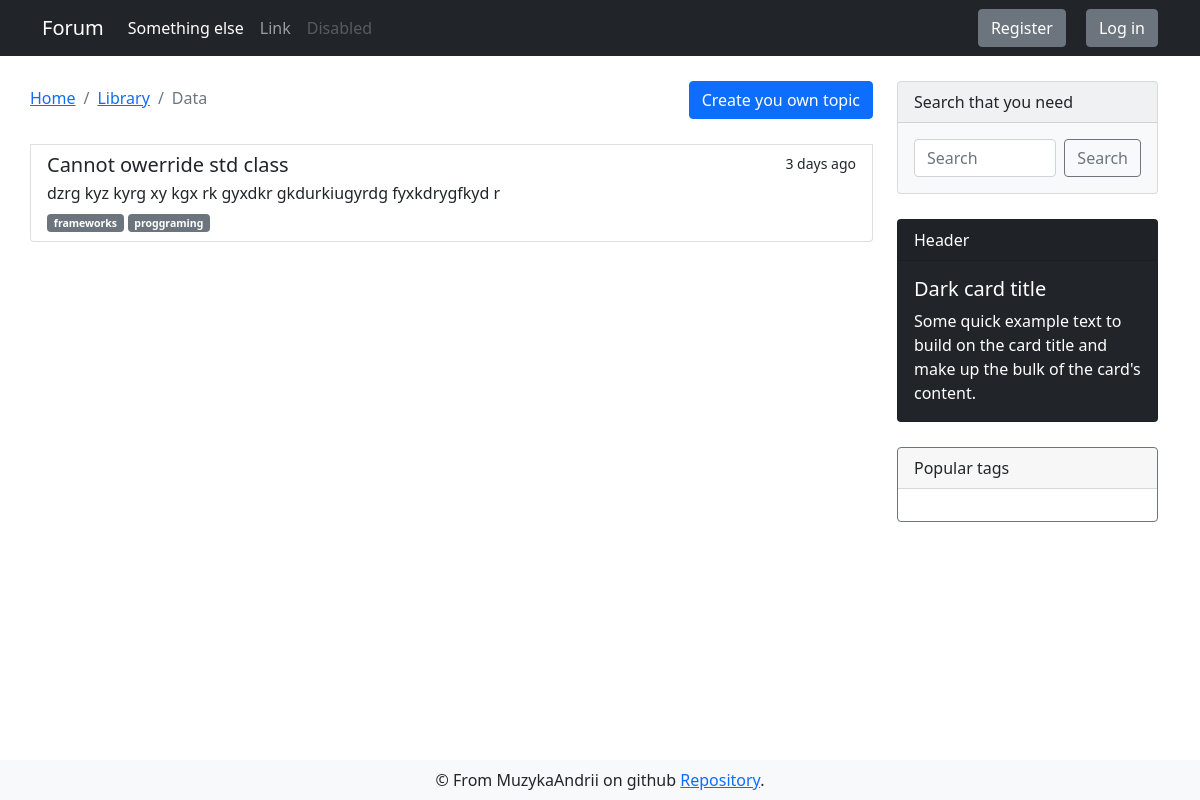
Before: /forum/programing/c-language with the older database file.
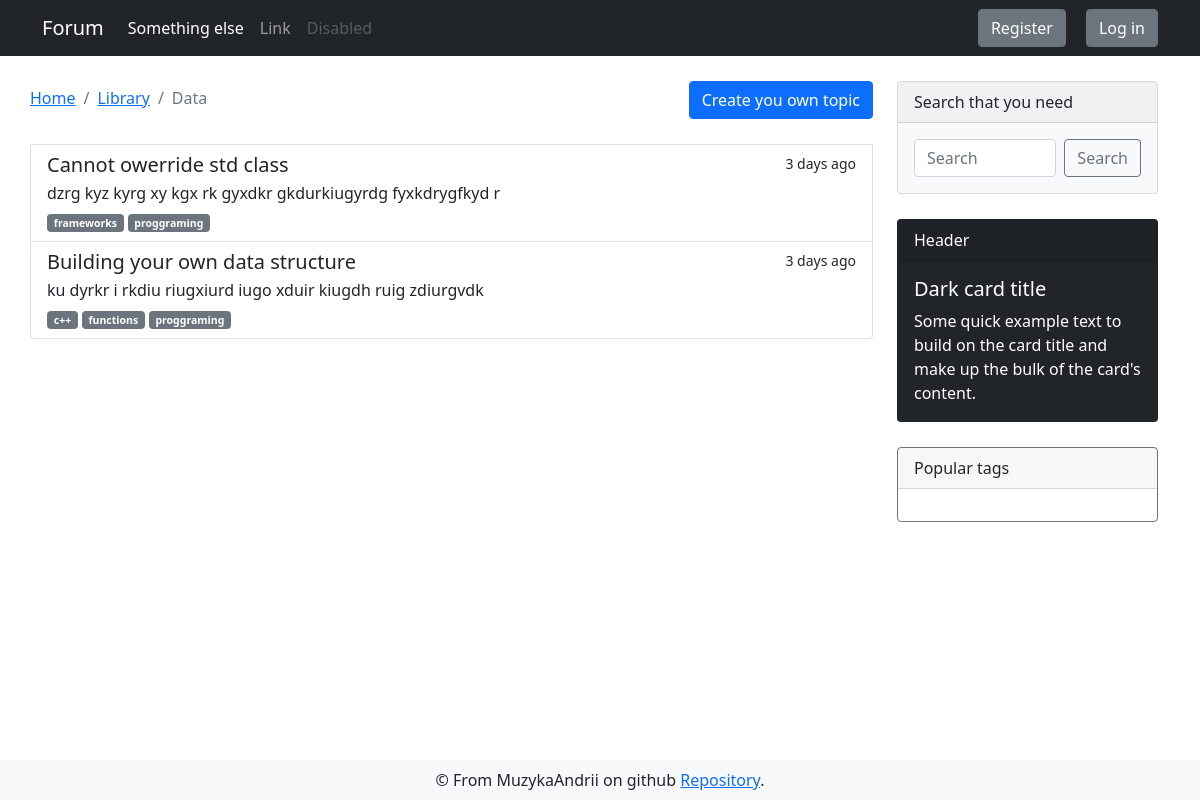
After: the same page with the newer database file.
### app/models.py (models this page shows, shortened)
class DbMixin(object):
    def save(self):
        db.session.add(self)
        db.session.commit()

class Discussion(DbMixin, db.Model):
    id = db.Column(db.Integer, primary_key = True, autoincrement=True)
    theme = db.Column(db.String, unique=True, nullable=False)
    text = db.Column(db.Text, unique=True, nullable=False)
    theme_id = db.Column(db.Integer, db.ForeignKey('theme.id'), nullable=False)
    tags = db.relationship('Tag', secondary=discussion_tags, backref=db.backref('discussions', lazy='dynamic'))
    comments = db.relationship('Comment', backref='parent_discussion', lazy='dynamic')
    creator_id = db.Column(db.Integer, db.ForeignKey('user.id'), nullable=False)
    edit_requests = db.relationship('Edit_request', backref='target_discussion', lazy='select')

class Tag(DbMixin, db.Model):
    id = db.Column(db.Integer, primary_key = True, autoincrement=True)
    name = db.Column(db.String(50), unique=True, nullable=False)
    slug = db.Column(db.String(100), unique=True, nullable=False)
    section_id = db.Column(db.Integer, db.ForeignKey('section.id'), nullable=False)

### app/views.py (the view)
@app.route('/forum/<string:section_slug>/<string:theme_slug>')
def discussions_index(section_slug, theme_slug):
    current_section_id = Section.get_from_slug(section_slug).id
    current_theme = Theme.get_current_theme(theme_slug, current_section_id)
    discussions = current_theme.discussions
    return render_template('forum/discussions.html', discussions=discussions, section_slug=section_slug, theme_slug=current_theme.slug, title='Topics list')

### app/models.py (called while the page is built)
    @staticmethod
    def get_from_slug(slug):
        return Section.query.filter_by(slug=slug).first_or_404()

    @staticmethod
    def get_current_theme(theme_slug, section_id):
        return Theme.query.filter_by(slug=theme_slug, section_id=section_id).first_or_404()

### app/views.py (called while the page is built)
@app.before_request
def update_last_seen():
    if current_user.is_authenticated:
        current_user.last_seen = dt.now()
        current_user.save()

### app/templates/forum/discussions.html (shortened to what this page needs)
{% extends "layouts/base.html" %}
{% block content %}
<div class="container">
    <div class="row">
        <div style="margin: 25px 0;" class="list-group col-md-9">
            <div class="heading d-flex">
                <nav aria-label="breadcrumb">
                    <ol class="breadcrumb">
                        <li class="breadcrumb-item"><a href="#">Home</a></li>
                        <li class="breadcrumb-item"><a href="#">Library</a></li>
                        <li class="breadcrumb-item active" aria-current="page">Data</li>
                    </ol>
                </nav>
                {% if current_user.is_anonymous %}
                <button type="button" class="btn btn-primary" data-bs-toggle="modal" data-bs-target="#exampleModal">
                    Create you own topic
                </button>
                {% else %}
                <a class="btn btn-primary"
                    href="{{ url_for('create_topic', section_slug=section_slug, theme_slug=theme_slug) }}"
                    class="list-group-item list-group-item-action" aria-current="true">
                    Create you own topic
                </a>
                {% endif %}
            </div>
            {% for discussion in discussions %}
            <a href="{{ url_for('discussion', section_slug=section_slug, theme_slug=theme_slug, discussion_id=discussion.id) }}"
                class="list-group-item list-group-item-action" aria-current="true">
                <div class="d-flex w-100 justify-content-between">
                    <h5 class="mb-1">{{ discussion.theme }}</h5>
                    <small>3 days ago</small>
                </div>
                <p class="mb-1">{{ discussion.text | truncate(100) }}</p>
                <small>
                    {% for tag in discussion.tags %}
                    <span class="badge bg-secondary">{{ tag.name }}</span>
                    {% endfor %}
                </small>
            </a>
            {% endfor %}
        </div>
        {% include 'layouts/sidebar.html' %}
    </div>
</div>
{% endblock %}

Changed rows visible on the page:
added Discussion: theme "Building your own data structure", text "ku dyrkr i rkdiu riugxiurd iugo xduir kiugdh ruig zdiurgvdk", Tag (name "proggraming")
added Tag: name "c++", shown under "Building your own data structure"
added Tag: name "functions", shown under "Building your own data structure"
